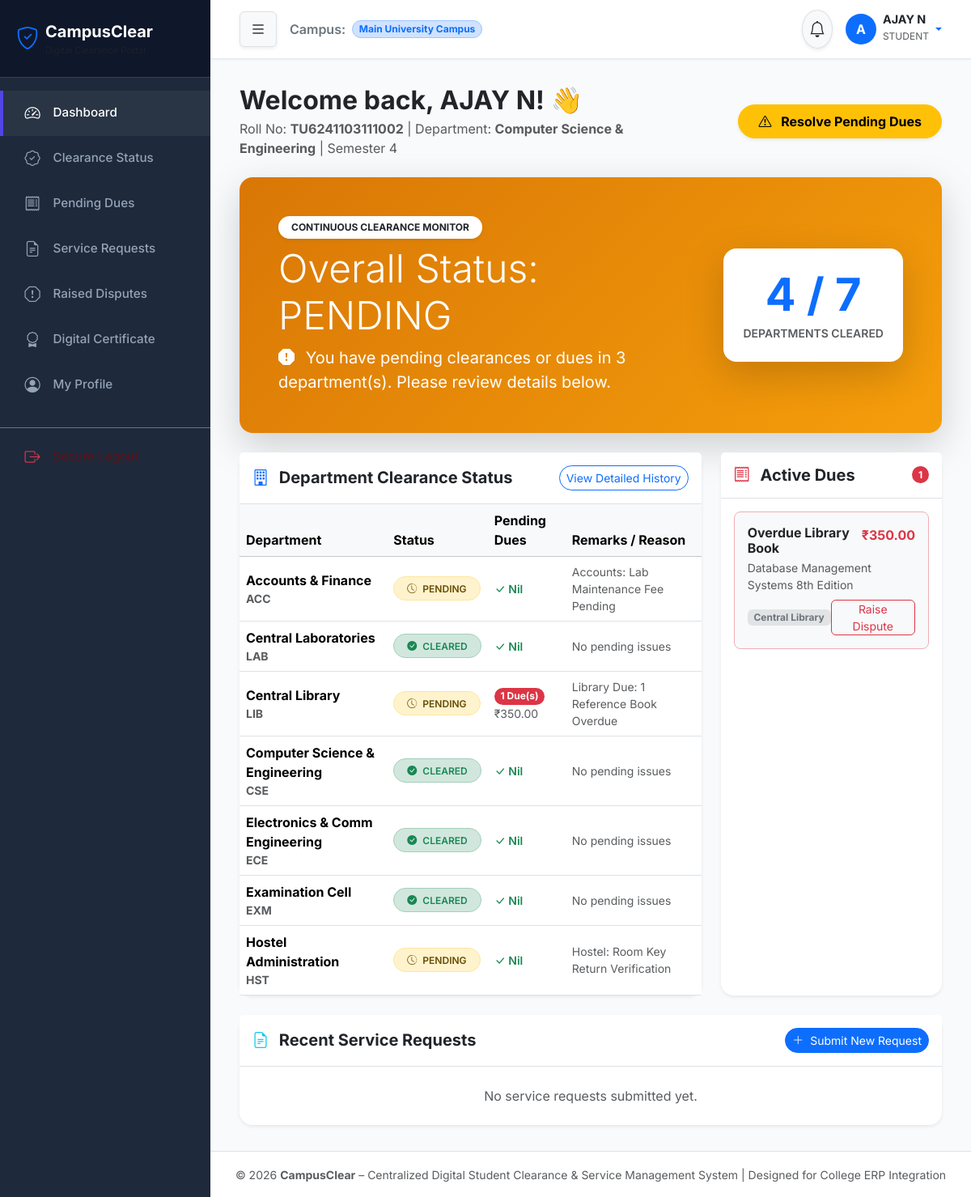
The page /student/dashboard.php (signed in) on the database its author committed.
### tables this page shows
CREATE TABLE `students` (
  `id` int(11) NOT NULL AUTO_INCREMENT,
  `user_id` int(11) NOT NULL,
  `roll_number` varchar(30) NOT NULL,
  `full_name` varchar(100) NOT NULL,
  `email` varchar(100) NOT NULL,
  `phone` varchar(20) DEFAULT NULL,
  `department_id` int(11) NOT NULL,
  `batch` varchar(20) NOT NULL,
  `semester` int(11) DEFAULT 1,
  `academic_year` varchar(20) DEFAULT NULL,
  `created_at` timestamp NOT NULL DEFAULT current_timestamp(),
  PRIMARY KEY (`id`),
  UNIQUE KEY `user_id` (`user_id`),
  UNIQUE KEY `roll_number` (`roll_number`),
  UNIQUE KEY `email` (`email`),
  KEY `department_id` (`department_id`),
  CONSTRAINT `students_ibfk_1` FOREIGN KEY (`user_id`) REFERENCES `users` (`id`) ON DELETE CASCADE,
  CONSTRAINT `students_ibfk_2` FOREIGN KEY (`department_id`) REFERENCES `departments` (`id`)
);

CREATE TABLE `departments` (
  `id` int(11) NOT NULL AUTO_INCREMENT,
  `name` varchar(100) NOT NULL,
  `code` varchar(20) NOT NULL,
  `description` text DEFAULT NULL,
  `is_active` tinyint(1) DEFAULT 1,
  `created_at` timestamp NOT NULL DEFAULT current_timestamp(),
  PRIMARY KEY (`id`),
  UNIQUE KEY `name` (`name`),
  UNIQUE KEY `code` (`code`)
);

CREATE TABLE `clearance_status` (
  `id` int(11) NOT NULL AUTO_INCREMENT,
  `student_id` int(11) NOT NULL,
  `department_id` int(11) NOT NULL,
  `status` enum('cleared','pending','blocked') DEFAULT 'cleared',
  `remarks` text DEFAULT NULL,
  `last_updated_by` int(11) DEFAULT NULL,
  `updated_at` timestamp NOT NULL DEFAULT current_timestamp() ON UPDATE current_timestamp(),
  PRIMARY KEY (`id`),
  UNIQUE KEY `unique_student_dept` (`student_id`,`department_id`),
  KEY `department_id` (`department_id`),
  KEY `last_updated_by` (`last_updated_by`),
  CONSTRAINT `clearance_status_ibfk_1` FOREIGN KEY (`student_id`) REFERENCES `students` (`id`) ON DELETE CASCADE,
  CONSTRAINT `clearance_status_ibfk_2` FOREIGN KEY (`department_id`) REFERENCES `departments` (`id`),
  CONSTRAINT `clearance_status_ibfk_3` FOREIGN KEY (`last_updated_by`) REFERENCES `users` (`id`) ON DELETE SET NULL
);

CREATE TABLE `dues` (
  `id` int(11) NOT NULL AUTO_INCREMENT,
  `student_id` int(11) NOT NULL,
  `department_id` int(11) NOT NULL,
  `title` varchar(150) NOT NULL,
  `description` text DEFAULT NULL,
  `amount` decimal(10,2) DEFAULT 0.00,
  `status` enum('pending','resolved','waived') DEFAULT 'pending',
  `added_by_staff_id` int(11) NOT NULL,
  `resolved_at` timestamp NULL DEFAULT NULL,
  `resolved_by_staff_id` int(11) DEFAULT NULL,
  `created_at` timestamp NOT NULL DEFAULT current_timestamp(),
  `updated_at` timestamp NOT NULL DEFAULT current_timestamp() ON UPDATE current_timestamp(),
  PRIMARY KEY (`id`),
  KEY `student_id` (`student_id`),
  KEY `department_id` (`department_id`),
  KEY `added_by_staff_id` (`added_by_staff_id`),
  KEY `resolved_by_staff_id` (`resolved_by_staff_id`),
  CONSTRAINT `dues_ibfk_1` FOREIGN KEY (`student_id`) REFERENCES `students` (`id`) ON DELETE CASCADE,
  CONSTRAINT `dues_ibfk_2` FOREIGN KEY (`department_id`) REFERENCES `departments` (`id`),
  CONSTRAINT `dues_ibfk_3` FOREIGN KEY (`added_by_staff_id`) REFERENCES `staff` (`id`),
  CONSTRAINT `dues_ibfk_4` FOREIGN KEY (`resolved_by_staff_id`) REFERENCES `staff` (`id`) ON DELETE SET NULL
);

### student/dashboard.php (the view, shortened to what the rows shown need)
<?php
require_once __DIR__ . '/../includes/header.php';
require_once __DIR__ . '/../includes/navbar.php';
require_once __DIR__ . '/../includes/clearance_engine.php';
$student_id = $_SESSION['student_id'];
$pdo = db();
$stu_stmt = $pdo->prepare("
    SELECT s.*, d.name as department_name, d.code as department_code
    FROM students s
    JOIN departments d ON s.department_id = d.id
    WHERE s.id = :sid
");
$stu_stmt->execute([':sid' => $student_id]);
$student = $stu_stmt->fetch();
$clearance = get_student_clearance_summary($student_id);
$dues_stmt = $pdo->prepare("
    SELECT du.*, d.name as department_name
    FROM dues du
    JOIN departments d ON du.department_id = d.id
    WHERE du.student_id = :sid AND du.status = 'pending'
    ORDER BY du.created_at DESC
");
$dues_stmt->execute([':sid' => $student_id]);
$pending_dues = $dues_stmt->fetchAll();
?>
<div class="container-fluid">
    <div class="row mb-4 align-items-center">
        <div class="col-md-8">
            <h2 class="fw-bold text-dark mb-1">Welcome back, <?= sanitize($student['full_name']) ?>! 👋</h2>
            <p class="text-muted mb-0">Roll No: <strong><?= sanitize($student['roll_number']) ?></strong> | Department: <strong><?= sanitize($student['department_name']) ?></strong> | Semester <?= $student['semester'] ?></p>
        </div>
    </div>
    <div class="row mb-4">
        <div class="col-12">
            <div class="card card-glass overflow-hidden border-0 shadow-lg">
                <div class="card-body p-4 p-md-5 <?= $clearance['is_cleared'] ? 'bg-gradient-success' : 'bg-gradient-warning' ?> text-white">
                    <div class="row align-items-center">
                        <div class="col-md-8">
                            <h1 class="display-5 fw-extrabold mb-2 text-white">
                                Overall Status: <?= $clearance['overall_status'] ?>
                            </h1>
                        </div>
                    </div>
                </div>
            </div>
        </div>
    </div>
    <div class="row mb-4">
        <div class="col-lg-8 mb-4 mb-lg-0">
            <div class="card card-glass border-0 shadow-sm h-100">
                <div class="card-body p-0">
                    <div class="table-responsive">
                        <table class="table table-hover align-middle mb-0">
                            <thead class="table-light">
                                <tr>
                                    <th>Department</th>
                                    <th>Status</th>
                                    <th>Pending Dues</th>
                                    <th>Remarks / Reason</th>
                                </tr>
                            </thead>
                            <tbody>
                                <?php foreach ($clearance['department_details'] as $dept): ?>
                                    <tr>
                                        <td class="fw-bold">
                                            <?= sanitize($dept['name']) ?>
                                            <small class="text-muted d-block"><?= sanitize($dept['code']) ?></small>
                                        </td>
                                        <td><?= get_status_badge($dept['effective_status']) ?></td>
                                        <td>
                                            <?php if ($dept['pending_dues_count'] > 0): ?>
                                                <span class="badge bg-danger rounded-pill"><?= $dept['pending_dues_count'] ?> Due(s)</span>
                                                <small class="text-muted d-block"><?= format_currency($dept['total_due_amount']) ?></small>
                                            <?php else: ?>
                                                <span class="text-success small fw-semibold"><i class="bi bi-check-lg"></i> Nil</span>
                                            <?php endif; ?>
                                        </td>
                                        <td class="small text-muted">
                                            <?= sanitize($dept['remarks']) ?>
                                        </td>
                                    </tr>
                                <?php endforeach; ?>
                            </tbody>
                        </table>
                    </div>
                </div>
            </div>
        </div>
        <div class="col-lg-4">
            <div class="card card-glass border-0 shadow-sm h-100">
                <div class="card-body p-3">
                    <?php if (empty($pending_dues)): ?>
                        <div class="text-center py-4 text-muted">
                            <i class="bi bi-check-circle text-success display-4 d-block mb-2"></i>
                            <p class="mb-0">No pending dues found! You're completely clear.</p>
                        </div>
                    <?php else: ?>
                        <?php foreach ($pending_dues as $due): ?>
                            <div class="p-3 bg-light rounded-3 mb-3 border border-danger-subtle">
                                <div class="d-flex justify-content-between align-items-start mb-1">
                                    <h6 class="fw-bold mb-0 text-dark"><?= sanitize($due['title']) ?></h6>
                                    <span class="fw-bold text-danger"><?= format_currency($due['amount']) ?></span>
                                </div>
                                <p class="small text-muted mb-2"><?= sanitize($due['description']) ?></p>
                                <div class="d-flex justify-content-between align-items-center">
                                    <span class="badge bg-secondary-subtle text-secondary small"><?= sanitize($due['department_name']) ?></span>
                                    <a href="<?= BASE_URL ?>/student/dues.php" class="btn btn-sm btn-outline-danger py-0 px-2 rounded-2 small">Raise Dispute</a>
                                </div>
                            </div>
                        <?php endforeach; ?>
                    <?php endif; ?>
                </div>
            </div>
        </div>
    </div>
</div>
<?php require_once __DIR__ . '/../includes/footer.php'; ?>

### includes/functions.php (shortened to what the rows shown need)
<?php
function sanitize($data) {
    return htmlspecialchars(trim((string)$data), ENT_QUOTES, 'UTF-8');
}
function format_currency($amount) {
    return '₹' . number_format((float)$amount, 2);
}
function get_status_badge($status) {
    $status_clean = strtolower(trim((string)$status));
    switch ($status_clean) {
        case 'cleared':
        case 'approved':
        case 'resolved':
        case 'active':
            return '<span class="badge bg-success-subtle text-success px-3 py-2 border border-success-subtle rounded-pill fw-semibold"><i class="bi bi-check-circle-fill me-1"></i> ' . strtoupper($status) . '</span>';
        case 'pending':
        case 'submitted':
        case 'in_progress':
        case 'open':
        case 'under_review':
            return '<span class="badge bg-warning-subtle text-warning-emphasis px-3 py-2 border border-warning-subtle rounded-pill fw-semibold"><i class="bi bi-clock-history me-1"></i> ' . strtoupper(str_replace('_', ' ', $status)) . '</span>';
    }
}

### rows shown on the page
students: full_name "AJAY N", roll_number "TU6241103111002", department.name "Computer Science & Engineering", semester "4"
clearance_status: name "Accounts & Finance", code "ACC", status "PENDING", shows "Nil", remarks "Accounts: Lab Maintenance Fee Pending"
clearance_status: name "Central Laboratories", code "LAB", status "CLEARED", shows "Nil", remarks "No pending issues"
clearance_status: name "Computer Science & Engineering", code "CSE", status "CLEARED", shows "Nil", remarks "No pending issues"
clearance_status: name "Electronics & Comm Engineering", code "ECE", status "CLEARED", shows "Nil", remarks "No pending issues"
clearance_status: name "Examination Cell", code "EXM", status "CLEARED", shows "Nil", remarks "No pending issues"
clearance_status: name "Hostel Administration", code "HST", status "PENDING", shows "Nil", remarks "Hostel: Room Key Return Verification"
dues: title "Overdue Library Book", amount "₹350.00", description "Database Management Systems 8th Edition", department.name "Central Library"

### other values the page prints
APP_NAME "CampusClear"
substr($user['full_name'], 0, 1) "A"
$user['full_name'] "AJAY N"
$user['role'] "STUDENT"
$clearance['overall_status'] "PENDING"
$clearance['pending_count'] "3"
$clearance['cleared_count'] "4"
$clearance['total_departments'] "7"
$dept['name'] "Central Library"
$dept['code'] "LIB"
$dept['pending_dues_count'] "1"
format_currency($dept['total_due_amount']) "₹350.00"
$dept['remarks'] "Library Due: 1 Reference Book Overdue"
count($pending_dues) "1"
APP_TAGLINE "Centralized Digital Student Clearance & Service Management System"
